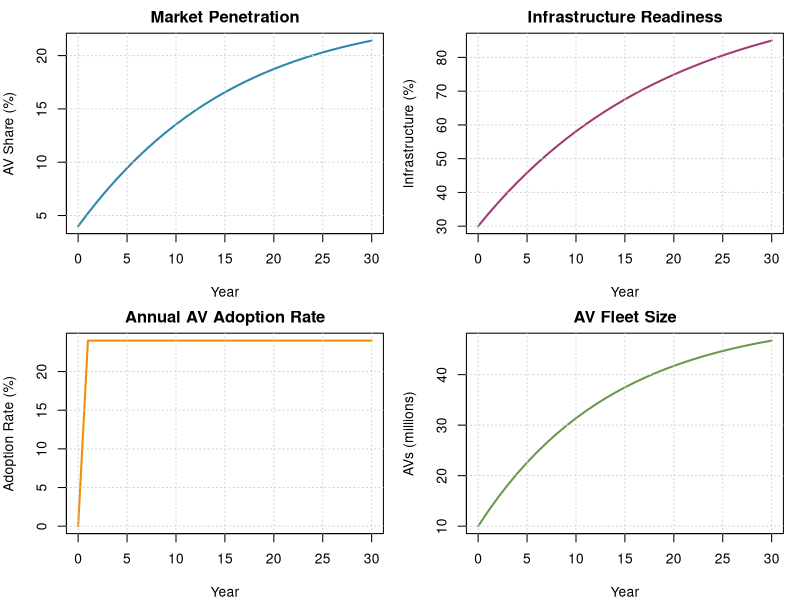
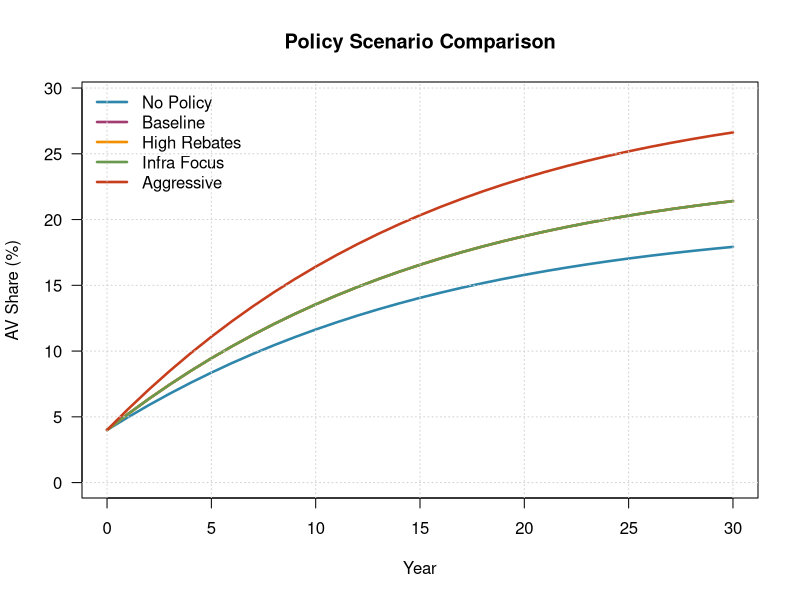
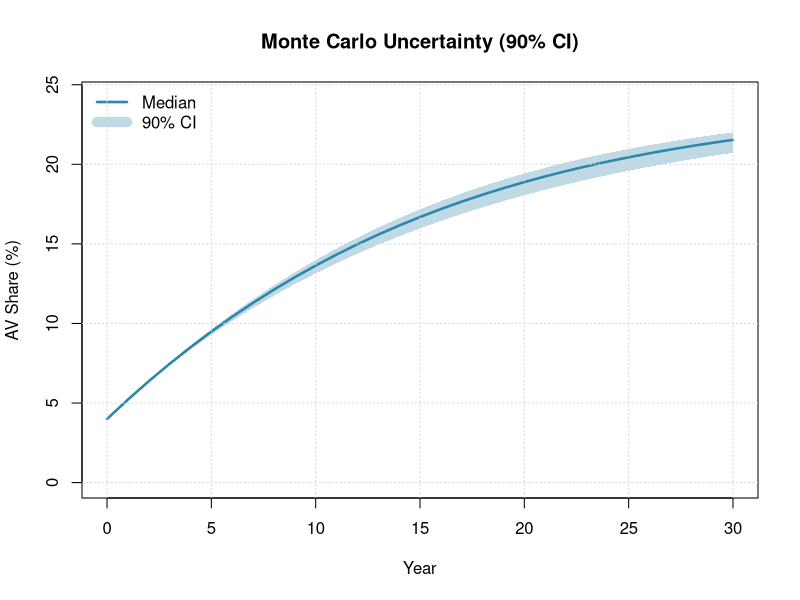
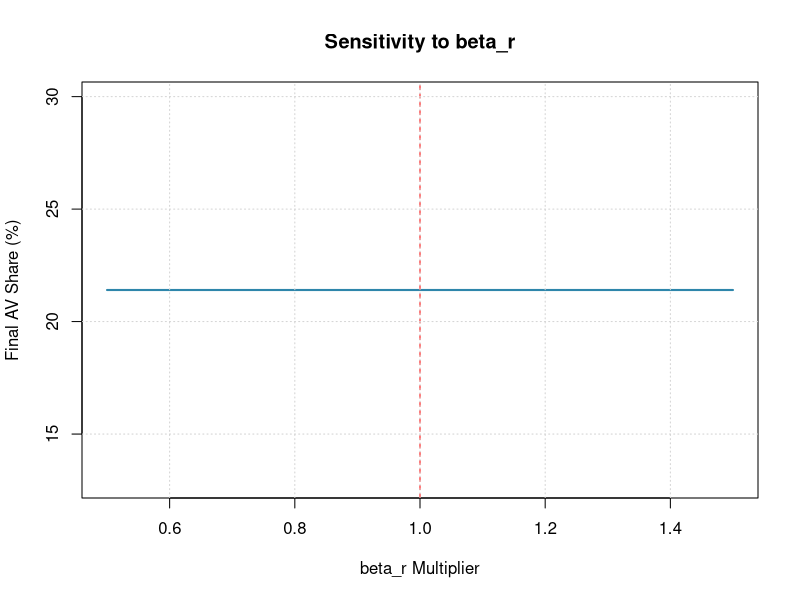

These figures' R source, in order:
# Complete implementation with:
# - Core state-space dynamics
# - Policy scenario analysis
# - Monte Carlo uncertainty
# - Parameter estimation
# - Visualization

cat("  AV ADOPTION STATE-SPACE MODEL\n")

# PART 1: MODEL PARAMETERS

params <- list(
  # Fleet dynamics
  delta = 0.07,        # annual vehicle retirement rate (7%)
  rho = 0.05,          # infrastructure decay rate (5%)
  S = 15e6,            # annual new car sales (15 million)
  P_AV = 40000,        # average AV price ($40k)
  
  # Adoption model (logistic regression coefficients)
  beta_0 = -2.0,       # baseline (intercept)
  beta_r = 3.0,        # rebate sensitivity
  beta_i = 4.0,        # infrastructure sensitivity
  
  # Supply-side constraints
  cap_0 = 0.20,        # baseline production capacity (20% of sales)
  gamma = 0.00002      # subsidy effectiveness on capacity
)

# PART 2: CORE FUNCTIONS

# Sigmoid (logistic) function
sigmoid <- function(z) {
  1 / (1 + exp(-z))
}

# One-step state transition: x_{t+1} = f(x_t, u_t)
step_model <- function(state, policy, params) {
  A <- as.numeric(state["A"])  # AV count
  C <- as.numeric(state["C"])  # total cars
  I <- as.numeric(state["I"])  # infrastructure
  
  r <- as.numeric(policy["r"])  # rebates
  s <- as.numeric(policy["s"])  # subsidies
  i <- as.numeric(policy["i"])  # infrastructure spending
  
  # Infrastructure dynamics
  I_next <- (1 - params$rho) * I + i
  I_next <- max(0, min(1, I_next))
  
  # Adoption fraction (demand-side)
  price_adv <- r / params$P_AV
  z <- params$beta_0 + params$beta_r * price_adv + params$beta_i * I
  a_uncapped <- sigmoid(z)
  
  # Supply constraint
  cap <- params$cap_0 + params$gamma * s
  a <- min(a_uncapped, cap)
  
  # Fleet dynamics
  A_next <- (1 - params$delta) * A + a * params$S
  C_next <- (1 - params$delta) * C + params$S
  
  c(A = A_next, C = C_next, I = I_next, adoption = a, cap = cap)
}

# Multi-year simulation
simulate_model <- function(state_0, policy, years, params) {
  # Initialize output
  out <- data.frame(
    year = 0:years,
    A = numeric(years + 1),
    C = numeric(years + 1),
    I = numeric(years + 1),
    pct_AV = numeric(years + 1),
    adoption = numeric(years + 1),
    r = numeric(years + 1),
    s = numeric(years + 1),
    i = numeric(years + 1)
  )
  
  # Initial state
  out$A[1] <- state_0["A"]
  out$C[1] <- state_0["C"]
  out$I[1] <- state_0["I"]
  out$pct_AV[1] <- state_0["A"] / state_0["C"]
  
  # Handle constant vs time-varying policy
  if (is.vector(policy) && !is.data.frame(policy)) {
    # Constant policy
    policy_r <- rep(as.numeric(policy["r"]), years)
    policy_s <- rep(as.numeric(policy["s"]), years)
    policy_i <- rep(as.numeric(policy["i"]), years)
  } else {
    # Time-varying policy
    policy <- as.data.frame(policy)
    policy_r <- policy$r[1:years]
    policy_s <- policy$s[1:years]
    policy_i <- policy$i[1:years]
  }
  
  # Store initial policy
  out$r[1] <- policy_r[1]
  out$s[1] <- policy_s[1]
  out$i[1] <- policy_i[1]
  
  # Current state
  current <- state_0
  
  # Time loop
  for (t in 1:years) {
    # Current policy
    u_t <- c(r = as.numeric(policy_r[t]), s = as.numeric(policy_s[t]), i = as.numeric(policy_i[t]))
    
    # Step forward
    next_state <- step_model(current, u_t, params)
    
    # Store
    out$A[t + 1] <- next_state["A"]
    out$C[t + 1] <- next_state["C"]
    out$I[t + 1] <- next_state["I"]
    out$pct_AV[t + 1] <- next_state["A"] / next_state["C"]
    out$adoption[t + 1] <- next_state["adoption"]
    out$r[t + 1] <- u_t["r"]
    out$s[t + 1] <- u_t["s"]
    out$i[t + 1] <- u_t["i"]
    
    # Update state
    current <- next_state[c("A", "C", "I")]
  }
  
  return(out)
}

# PART 3: VISUALIZATION FUNCTIONS

plot_av_share <- function(results, title = "AV Market Share Over Time") {
  plot(results$year, results$pct_AV * 100,
       type = "l", lwd = 2.5, col = "#2E86AB",
       xlab = "Year", ylab = "AV Share (%)", main = title, las = 1)
  grid(col = "gray80", lty = 2)
}

plot_all_states <- function(results) {
  par(mfrow = c(2, 2), mar = c(4, 4, 2, 1))
  
  plot(results$year, results$pct_AV * 100, type = "l", lwd = 2, col = "#2E86AB",
       xlab = "Year", ylab = "AV Share (%)", main = "Market Penetration")
  grid()
  
  plot(results$year, results$I * 100, type = "l", lwd = 2, col = "#A23B72",
       xlab = "Year", ylab = "Infrastructure (%)", main = "Infrastructure Readiness")
  grid()
  
  plot(results$year, results$adoption * 100, type = "l", lwd = 2, col = "#F18F01",
       xlab = "Year", ylab = "Adoption Rate (%)", main = "Annual AV Adoption Rate")
  grid()
  
  plot(results$year, results$A / 1e6, type = "l", lwd = 2, col = "#6A994E",
       xlab = "Year", ylab = "AVs (millions)", main = "AV Fleet Size")
  grid()
  
  par(mfrow = c(1, 1))
}

plot_scenarios <- function(scenario_list, labels) {
  colors <- c("#2E86AB", "#A23B72", "#F18F01", "#6A994E", "#C73E1D", "#7209B7")
  
  max_share <- max(sapply(scenario_list, function(s) max(s$pct_AV, na.rm = TRUE)))
  
  plot(scenario_list[[1]]$year, scenario_list[[1]]$pct_AV * 100,
       type = "l", lwd = 2.5, col = colors[1],
       xlab = "Year", ylab = "AV Share (%)", main = "Policy Scenario Comparison",
       ylim = c(0, max_share * 100 * 1.1), las = 1)
  
  for (i in 2:length(scenario_list)) {
    lines(scenario_list[[i]]$year, scenario_list[[i]]$pct_AV * 100,
          lwd = 2.5, col = colors[i])
  }
  
  legend("topleft", labels, lwd = 2.5, col = colors[1:length(labels)], bty = "n")
  grid()
}

# PART 4: MONTE CARLO UNCERTAINTY

monte_carlo <- function(state_0, policy, years, params, n_sim = 100) {
  results_mc <- vector("list", n_sim)
  
  for (i in 1:n_sim) {
    params_i <- params
    params_i$beta_0 <- params$beta_0 * runif(1, 0.8, 1.2)
    params_i$beta_r <- params$beta_r * runif(1, 0.8, 1.2)
    params_i$beta_i <- params$beta_i * runif(1, 0.8, 1.2)
    params_i$delta <- params$delta * runif(1, 0.8, 1.2)
    
    results_mc[[i]] <- simulate_model(state_0, policy, years, params_i)
  }
  
  return(results_mc)
}

plot_monte_carlo <- function(mc_sims, baseline) {
  av_shares <- sapply(mc_sims, function(r) r$pct_AV)
  
  q05 <- apply(av_shares, 1, quantile, probs = 0.05, na.rm = TRUE) * 100
  q50 <- apply(av_shares, 1, quantile, probs = 0.50, na.rm = TRUE) * 100
  q95 <- apply(av_shares, 1, quantile, probs = 0.95, na.rm = TRUE) * 100
  
  plot(baseline$year, q50, type = "n",
       xlab = "Year", ylab = "AV Share (%)", main = "Monte Carlo Uncertainty (90% CI)",
       ylim = c(0, max(q95, na.rm = TRUE) * 1.1))
  
  polygon(c(baseline$year, rev(baseline$year)), c(q05, rev(q95)),
          col = rgb(0.18, 0.52, 0.67, 0.3), border = NA)
  
  lines(baseline$year, q50, lwd = 2.5, col = "#2E86AB")
  legend("topleft", c("Median", "90% CI"), 
         lwd = c(2.5, 10), col = c("#2E86AB", rgb(0.18, 0.52, 0.67, 0.3)), bty = "n")
  grid()
}

# PART 5: PARAMETER ESTIMATION

generate_synthetic_data <- function(n = 100, params) {
  set.seed(123)
  price_adv <- runif(n, 0, 0.3)
  infrastructure <- runif(n, 0, 1)
  z <- params$beta_0 + params$beta_r * price_adv + params$beta_i * infrastructure
  a_true <- sigmoid(z)
  adoption <- pmin(pmax(a_true + rnorm(n, 0, 0.05), 0), 1)
  data.frame(adoption = adoption, price_adv = price_adv, infrastructure = infrastructure)
}

estimate_parameters <- function(data) {
  model <- glm(adoption ~ price_adv + infrastructure, data = data,
               family = quasibinomial(link = "logit"))
  coefs <- coef(model)
  list(beta_0 = coefs[1], beta_r = coefs[2], beta_i = coefs[3], model = model)
}

# PART 6: SENSITIVITY ANALYSIS

sensitivity_analysis <- function(state_0, policy, years, params, 
                                param_name = "beta_r", range = c(0.5, 1.5)) {
  multipliers <- seq(range[1], range[2], length.out = 20)
  results <- data.frame(multiplier = multipliers, final_share = NA_real_)
  
  for (i in seq_along(multipliers)) {
    params_temp <- params
    params_temp[[param_name]] <- params[[param_name]] * multipliers[i]
    sim <- simulate_model(state_0, policy, years, params_temp)
    results$final_share[i] <- sim$pct_AV[years + 1]
  }
  
  return(results)
}

plot_sensitivity <- function(sens_results, param_name) {
  plot(sens_results$multiplier, sens_results$final_share * 100,
       type = "l", lwd = 2, col = "#2E86AB",
       xlab = paste(param_name, "Multiplier"), ylab = "Final AV Share (%)",
       main = paste("Sensitivity to", param_name))
  abline(v = 1, lty = 2, col = "red")
  grid()
}

# PART 7: RUN EXAMPLES

# Initial state
state_0 <- c(A = 10e6, C = 250e6, I = 0.30)

# BASELINE SCENARIO
cat("1. BASELINE SCENARIO\n")
policy_baseline <- c(r = 5000, s = 2000, i = 0.05)
results_baseline <- simulate_model(state_0, policy_baseline, 30, params)
cat(sprintf("   Year 30: AV share = %.1f%%\n\n", results_baseline$pct_AV[31] * 100))

# POLICY SCENARIOS
cat("2. POLICY SCENARIOS\n")

policy_none <- c(r = 0, s = 0, i = 0.01)
results_none <- simulate_model(state_0, policy_none, 30, params)

policy_high_rebate <- c(r = 10000, s = 2000, i = 0.05)
results_high_rebate <- simulate_model(state_0, policy_high_rebate, 30, params)

policy_infra <- c(r = 5000, s = 2000, i = 0.15)
results_infra <- simulate_model(state_0, policy_infra, 30, params)

policy_aggressive <- c(r = 12000, s = 5000, i = 0.20)
results_aggressive <- simulate_model(state_0, policy_aggressive, 30, params)

scenarios <- list(results_none, results_baseline, results_high_rebate, 
                 results_infra, results_aggressive)
labels <- c("No Policy", "Baseline", "High Rebates", "Infra Focus", "Aggressive")

cat("   Final AV Share (Year 30):\n")
for (i in seq_along(scenarios)) {
  cat(sprintf("   %-15s: %5.1f%%\n", labels[i], scenarios[[i]]$pct_AV[31] * 100))
}
cat("\n")

# TIME-VARYING POLICY
cat("3. TIME-VARYING POLICY (Phase-Out)\n")
policy_phaseout <- data.frame(
  r = seq(10000, 0, length.out = 30),
  s = rep(3000, 30),
  i = seq(0.15, 0.05, length.out = 30)
)
results_phaseout <- simulate_model(state_0, policy_phaseout, 30, params)
cat(sprintf("   Year 30: AV share = %.1f%%\n\n", results_phaseout$pct_AV[31] * 100))

# MONTE CARLO
cat("4. MONTE CARLO UNCERTAINTY (100 simulations)\n")
set.seed(42)
mc_sims <- monte_carlo(state_0, policy_baseline, 30, params, n_sim = 100)
av_shares_mc <- sapply(mc_sims, function(r) r$pct_AV[31])
cat(sprintf("   Year 30: %.1f%% (median), 90%% CI [%.1f%%, %.1f%%]\n\n",
            median(av_shares_mc, na.rm = TRUE) * 100,
            quantile(av_shares_mc, 0.05, na.rm = TRUE) * 100,
            quantile(av_shares_mc, 0.95, na.rm = TRUE) * 100))

# SENSITIVITY ANALYSIS
cat("5. SENSITIVITY ANALYSIS\n")
sens_beta_r <- sensitivity_analysis(state_0, policy_baseline, 30, params, "beta_r")
cat(sprintf("   beta_r sensitivity: %.1f%% to %.1f%% (0.5x to 1.5x)\n\n",
            min(sens_beta_r$final_share, na.rm = TRUE) * 100,
            max(sens_beta_r$final_share, na.rm = TRUE) * 100))

# PARAMETER ESTIMATION
cat("6. PARAMETER ESTIMATION (Synthetic Data)\n")
synthetic_data <- generate_synthetic_data(200, params)
est_params <- estimate_parameters(synthetic_data)
cat(sprintf("   beta_0: True = %.3f, Est = %.3f\n", params$beta_0, est_params$beta_0))
cat(sprintf("   beta_r: True = %.3f, Est = %.3f\n", params$beta_r, est_params$beta_r))
cat(sprintf("   beta_i: True = %.3f, Est = %.3f\n\n", params$beta_i, est_params$beta_i))

# PART 8: GENERATE PLOTS

cat("GENERATING PLOTS\n")

# Plot 1: Baseline trajectory
cat("Plot 1: Baseline state trajectories\n")
plot_all_states(results_baseline)

# Plot 2: Scenario comparison
cat("Plot 2: Policy scenario comparison\n")
dev.new()
plot_scenarios(scenarios, labels)

# Plot 3: Monte Carlo uncertainty
cat("Plot 3: Monte Carlo uncertainty bands\n")
dev.new()
plot_monte_carlo(mc_sims, results_baseline)

# Plot 4: Sensitivity analysis
cat("Plot 4: Sensitivity to rebate effectiveness\n")
dev.new()
plot_sensitivity(sens_beta_r, "beta_r")

# PART 9: EXPORT RESULTS

cat("EXPORTING RESULTS\n")

write.csv(results_baseline, "av_baseline_results.csv", row.names = FALSE)
cat("Baseline results saved to av_baseline_results.csv\n")

scenarios_combined <- do.call(rbind, lapply(seq_along(scenarios), function(i) {
  df <- scenarios[[i]]
  df$scenario <- labels[i]
  df
}))
write.csv(scenarios_combined, "av_all_scenarios.csv", row.names = FALSE)
cat("All scenarios saved to av_all_scenarios.csv\n")
